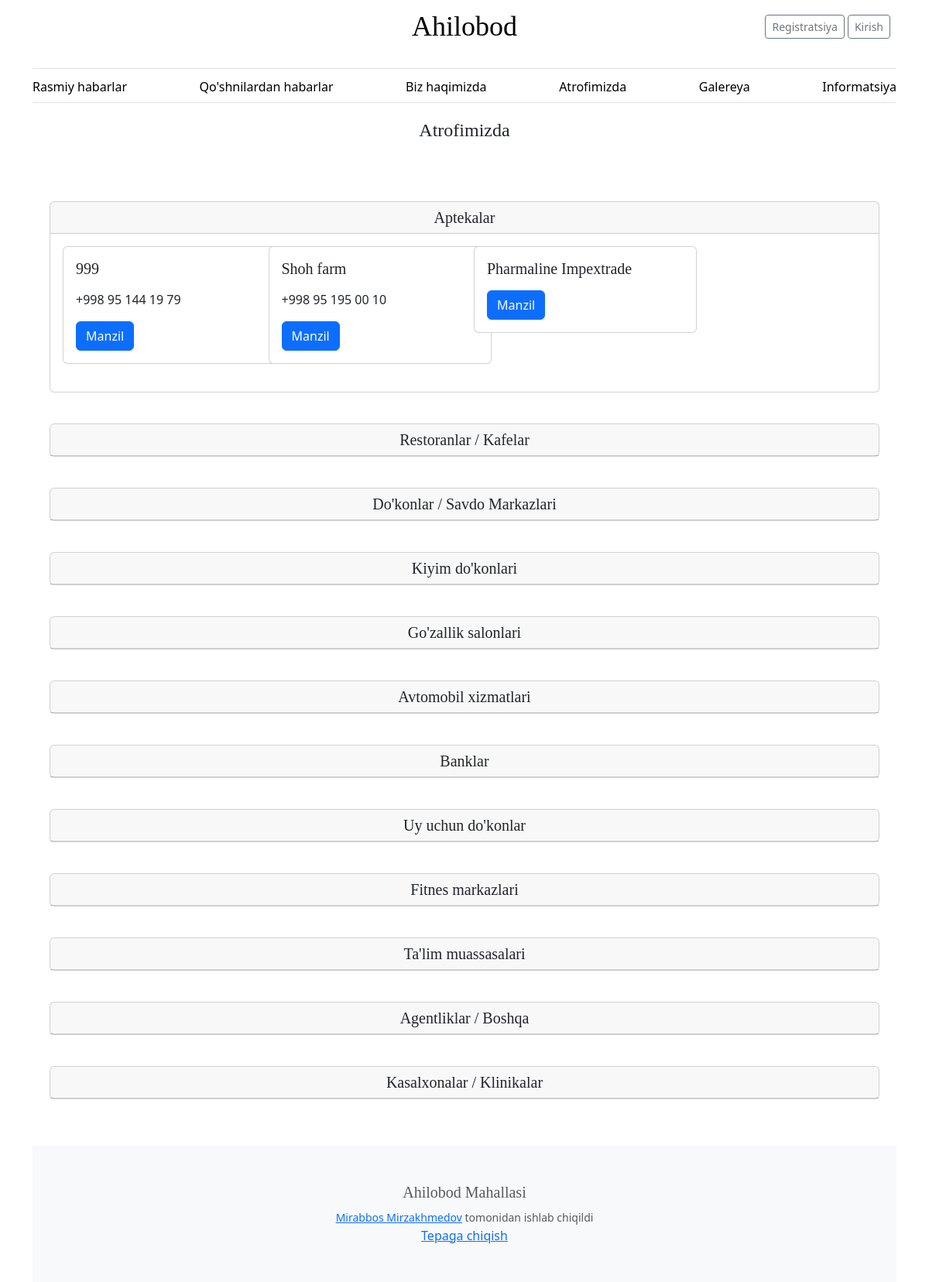
The app's page /business/ with its own data.
### webapp/models.py (models this page shows, shortened)
class Business(models.Model):
    drugs = 'drugs'
    stores = 'stores'
    restaurants = 'restaurants'
    clothing_stores = 'clothing_stores'
    beauty_salons = 'beauty_salons'
    auto_services = 'auto_services'
    banks = 'banks'
    home_improvement = 'home_improvement'
    fitness_centers = 'fitness_centers'
    educational_institutions = 'educational_institutions'
    agencies = 'agencies'
    clinics = 'clinics'
    CATEGORIES = [
        (drugs, 'Aptekalar'),
        (restaurants, 'Restoranlar / Kafelar'),
        (stores, "Do'konlar / Savdo Markazlari"),
        (clothing_stores, "Kiyim do'konlari"),
        (beauty_salons, "Go'zallik salonlari"),
        (auto_services, "Avtomobil xizmatlari"),
        (banks, "Banklar"),
        (home_improvement, "Uy uchun do'konlar"),
        (fitness_centers, "Fitnes markazlari"),
        (educational_institutions, "Ta'lim muassasalari"),
        (agencies, "Agentliklar / Boshqa"),
        (clinics, "Kasalxonalar / Klinikalar"),
    ]
    name = models.CharField(max_length=255)
    description = models.TextField(blank=True)
    category = models.CharField(max_length=255, choices=CATEGORIES, null=True, blank=True)
    phone_number = models.CharField(max_length=20, blank=True)
    address = models.CharField(max_length=255, blank=True)
    link = models.URLField(blank=True)
    created_at = models.DateTimeField(default=timezone.now)

### webapp/views.py (the view)
# urls.py: path('business/', views.business, name='business'),
def business(request):
    categories = Business.CATEGORIES
    categories_with_businesses = []
    for category_key, _ in categories:
        businesses = Business.objects.filter(category=category_key)
        categories_with_businesses.append((category_key, businesses))
    data = {
        'categories_with_businesses': categories_with_businesses,
        'categories': categories,
        'title': "Atrofimizda",
    }
    return render(request, 'webapp/business.html', data)

### webapp/templates/webapp/business.html (shortened to what this page needs)
{% extends 'webapp/layout.html' %}
{% block body %}
<h4 style="text-align: center; padding: .5% .5% 5.35% .5%">{{ title }}</h4>
{% for category_key, category_name in categories %}
<div class="row" style="padding: 10px">
    <div id="accordion">
      <div class="card">
        <div style="cursor: pointer; text-align: center" class="card-header" id="headinbtn btn-lightg{{ forloop.counter }}" data-toggle="collapse" data-target="#collapse{{ forloop.counter }}" aria-expanded="true" aria-controls="collapse{{ forloop.counter }}">
          <h5 class="mb-0">
            <a style="padding: 5px">
                {{ category_name }}
            </a>
          </h5>
        </div>
        <div id="collapse{{ forloop.counter }}" class="collapse{% if forloop.first %} show{% endif %}" aria-labelledby="heading{{ forloop.counter }}" data-parent="#accordion">
            <div class="card-body">
                <div class="row">
                    {% for business in categories_with_businesses %}
                        {% if business.0 == category_key %}
                            {% for b in business.1 %}
                                <div class="col-md-3">
                                    <div class="card" style="width: 18rem;">
                                        <div class="card-body">
                                            <h5 class="card-title">{{ b.name }}</h5>
                                            <p class="card-text">{{ b.phone_number }}</p>
                                            <a target="_blank" href="{{ b.link }}" class="btn btn-primary">Manzil</a>
                                        </div>
                                    </div>
                                </div>
                            {% endfor %}
                        {% endif %}
                    {% endfor %}
                </div>
            </div>
        </div>
      </div>
    </div>
</div>
{% endfor %}
{% endblock %}

### webapp/static/css/blog.css (style rules this page uses)
h1, h2, h3, h4, h5, h6 { font-family: "Playfair Display", Georgia, "Times New Roman", serif; }
.row { margin-bottom: 20px; }

### records on screen
Business: name "999", phone_number "+998 95 144 19 79"
Business: name "Shoh farm", phone_number "+998 95 195 00 10"
Business: name "Pharmaline Impextrade"

### other values on screen
{{ title }} "Atrofimizda"
{{ category_name }} "Aptekalar" "Restoranlar / Kafelar" "Do'konlar / Savdo Markazlari" "Kiyim do'konlari" "Go'zallik salonlari" "Avtomobil xizmatlari" "Banklar" "Uy uchun do'konlar" "Fitnes markazlari" "Ta'lim muassasalari" "Agentliklar / Boshqa" "Kasalxonalar / Klinikalar"
